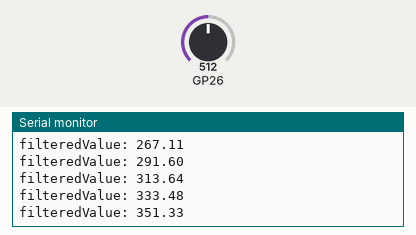
Recording of a sketch running on a simulated Raspberry Pi Pico. Parts: the last lines printed to the serial monitor. Inputs (shaded band) come from the test bench; at power-on: GP26 = 512.

Above: at 1.2 s.
1.3 s: GP26 set to 716
At 1.31 s:
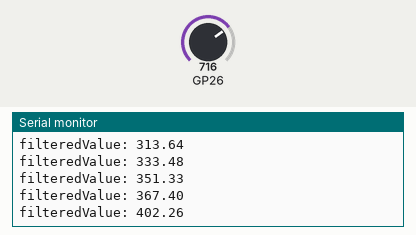
2.8 s: GP26 set to 900
At 2.81 s:
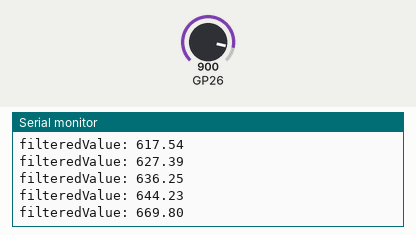
Timing chart, 0 to 5.8 s (numbered marks = the images above; inputs shaded):
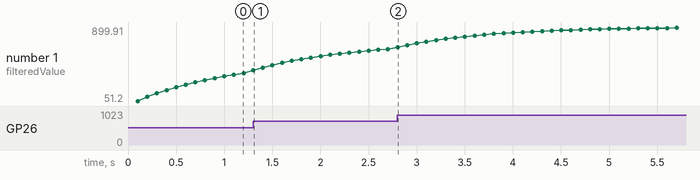

The sketch:

misc_153.ino
```cpp
// snippet: misc_153
// tags: misc, millis, nonblocking
// boards: avr, esp32, megaavr, nano33iot, romi32u4, rp2040
// library: none
// description: Exponential moving average: declare float filteredValue=0
// prompts: exponential, moving, average, float, filteredvalue=0, float
// verified: compile-only
// source: kd-generated (id 153)

float filteredValue = 0.0;
float alpha = 0.1;
unsigned long prevMs = 0;

void setup() {
  Serial.begin(9600);
}

void loop() {
  unsigned long now = millis();
  if (now - prevMs < 100) return;
  prevMs = now;

  int raw = analogRead(A0);
  filteredValue = alpha * raw + (1.0 - alpha) * filteredValue;
  Serial.print("filteredValue: ");
  Serial.println(filteredValue);
}
```

Measured:
- after the input at 1.3 s, the serial monitor: prints a new line at once (image 1)
- plotted number 1: 367.4 → 644.23 after the input at 1.3 s
